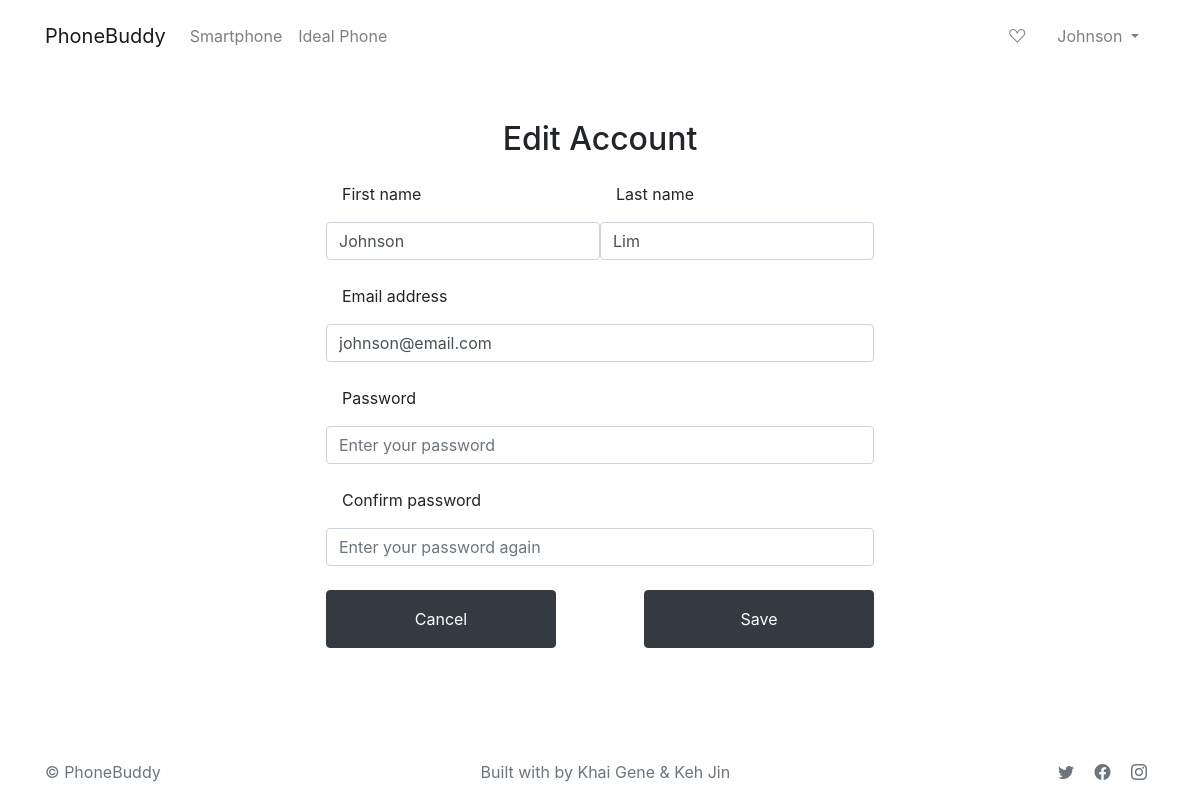
The page /edit (signed in) on the database its author committed.
### tables this page shows
CREATE TABLE User (
    id INTEGER PRIMARY KEY AUTOINCREMENT,
    first_name STRING NOT NULL,
    last_name STRING NOT NULL,
    email STRING NOT NULL UNIQUE,
    password STRING NOT NULL,
    type STRING NOT NULL
);

### app.py (the view, shortened to what this page needs)
@app.route('/edit',methods = ['GET','POST'])
def edit():
    if session.get('loggedin') == True:
        id = session['id']
        conn = get_db_connection()
        users = conn.execute('SELECT * FROM User WHERE id = ?',(id)).fetchall()
        form = EditForm(request.form)
        return render_template('edit.html',users = users, form = form)
    else:
        message = "Unauthorized Access! Please login to continue."
        flash(message,'InvalidLogin')
        return redirect('/login')

### app.py
class EditForm(Form):
    first_name = StringField('first_name',[validators.DataRequired()])
    last_name = StringField('last_name',[validators.DataRequired()])
    email = StringField('email',[validators.DataRequired()])
    password = PasswordField('password',[validators.Length(min = 6), validators.DataRequired(), validators.EqualTo('password_confirmation', message = 'Password Must Match')])
    password_confirmation = PasswordField('password_confirmation',[validators.DataRequired()])

### app.py (called while the page is built)
def get_db_connection():
    conn = sql.connect('database.db')
    conn.row_factory = sql.Row
    return conn

### templates/edit.html (shortened to what this page needs)
{% extends 'base.html' %}
{% block main %}
<div class="m-auto py-5" style="min-width: 500px;">
    <form action="/edit" method="POST">
        <div>
            <h2 class="text-center fw-bold fs-2 mb-4 p-0 m-0">Edit Account</h2>
          {% for user in users %}
            <div class="input-group justify-content-between">
                <div class="form-floating mb-4" style="min-width: 230px;">
                    <label for="firstName">First name</label>
                    <input id="first_name" name="first_name" class="form-control" placeholder="John" value= "{{ user[1] }}"  />
                </div>
                <div class="form-floating mb-4" style="min-width: 230px;">
                    <label for="lastName">Last name</label>
                    <input id="last_name" name="last_name" class="form-control" placeholder="Doe" value= "{{ user[2] }}"/>
                </div>
            </div>
            <div class="form-floating mb-4">
                <label for="email">Email address</label>
                <input id="email" name="email" class="form-control" type="email" placeholder="name@example.com" value= "{{ user[3] }}" />
            </div>
            <div class="form-floating mb-4">
                <label for="password">Password</label>
                <input id="password" name="password" class="form-control" type="Password" placeholder="Enter your password" />
            </div>
            <div class="form-floating mb-4">
                <label for="passwordConfirmation">Confirm password</label>
                <input id="password_confirmation" name="password_confirmation" class="form-control" type="password" placeholder="Enter your password again" />
            </div>
            {% endfor %}
            <div class="input-group justify-content-between">
                <div class="form-floating mb-4" style="min-width: 230px;">
                    <button type="reset" class="btn btn-dark d-block w-100 py-3 mb-4" href="/edit">Cancel</button>
                </div>
                <div class="form-floating mb-4" style="min-width: 230px;">
                <button type="submit" class="btn btn-dark d-block w-100 py-3 mb-4">Save</button>
            </div>
        </div>
        </div>
    </form>
</div>
{% endblock %}

### templates/base.html (shortened to what this page needs)
<!DOCTYPE html>
<html lang="en">
<head>
    <link rel="stylesheet" href="https://cdn.jsdelivr.net/npm/bootstrap@4.3.1/dist/css/bootstrap.min.css">
    <link rel="stylesheet" href="https://cdn.jsdelivr.net/npm/bootstrap-icons@1.5.0/font/bootstrap-icons.css" />
    <link rel="stylesheet"  type= "text/css" href="{{ url_for('static',filename='smartphone.css') }}" />
    <link rel="stylesheet" href="https://stackpath.bootstrapcdn.com/bootstrap/4.5.0/css/bootstrap.min.css">
</head>
<body class="d-flex flex-column vh-100">
    <header>
        <nav class="navbar navbar-light navbar-expand-lg py-3 bg-white">
            <div class="container position-relative">
                <a href="/" class="navbar-brand">PhoneBuddy</a>
                <div class="collapse navbar-collapse">
                    <ul class="navbar-nav mr-auto">
                        <li class="nav-item">
                        <a class="nav-link" href="/smartphone">Smartphone</a>
                        </li>
                        <li class="nav-item">
                        <a class="nav-link" href="/idealFirst">Ideal Phone</a>
                        </li>
                    </ul>
                </div>
                {% if session.username %}
                <ul class="navbar-nav">
                    <li class="nav-item px-2">
                        <a class="nav-link" href="/favourite">
                            <i class="bi bi-suit-heart"></i>
                        </a>
                    </li>
                    {% if session.type == 'admin' %}
                        <li class="nav-item dropdown px-2">
                            <a class="nav-link dropdown-toggle" href="#" role="button" id="dropdownMenuLink" data-toggle="dropdown" aria-haspopup="true" aria-expanded="false">
                                {{ session.username }}
                            </a>
                            <div class="dropdown-menu" aria-labelledby="dropdownMenuLink">
                                <a class="dropdown-item" href="/edit">Edit Account</a>
                                <a class="dropdown-item" href="/manageSmartphone">Manage Smartphone</a>
                                <a class="dropdown-item" href="/logout">Logout</a>
                            </div>
                        </li>
                    {% else %}
                        <li class="nav-item dropdown px-2">
                            <a class="nav-link dropdown-toggle" href="#" role="button" id="dropdownMenuLink" data-toggle="dropdown" aria-haspopup="true" aria-expanded="false">
                                {{ session.username }}
                            </a>
                        </li>
                    {% endif %}
                </ul>
                {% else %}
                <ul class="navbar-nav">
                    <li class="nav-item dropdown px-1">
                        <a class="nav-link pl-4 pr-4" href="/login">Sign In</a>
                    </li>
                </ul>
                {% endif %}
            </div>
        </nav>
    </header>
    {% block main %}
    {% endblock %}
    <footer class="footer py-3">
        <div class="container d-flex justify-content-between">
            <p class="fs-6 m-0 text-muted">&copy; PhoneBuddy</p>
            <div class="d-flex">
                <p class="fs-6 m-0 text-muted">Built with by Khai Gene & Keh Jin</p>
            </div>
            <div>
                <a href="https://www.twitter.com" class="mx-2 text-muted text-decoration-none" target="_blank">
                    <i class="bi bi-twitter"></i>
                </a>
                <a href="https://www.facebook.com" class="mx-2 text-muted text-decoration-none" target="_blank">
                    <i class="bi bi-facebook"></i>
                </a>
                <a href="https://www.instagram.com" class="mx-2 text-muted text-decoration-none" target="_blank">
                    <i class="bi bi-instagram"></i>
                </a>
            </div>
        </div>
    </footer>
</body>
</html>

### static/smartphone.css (style rules this page uses)
label { padding-left: 1rem !important; padding-bottom: .5rem !important; }

### rows shown on the page
User: username "Johnson", first_name "Johnson", last_name "Lim", email "johnson@email.com"
